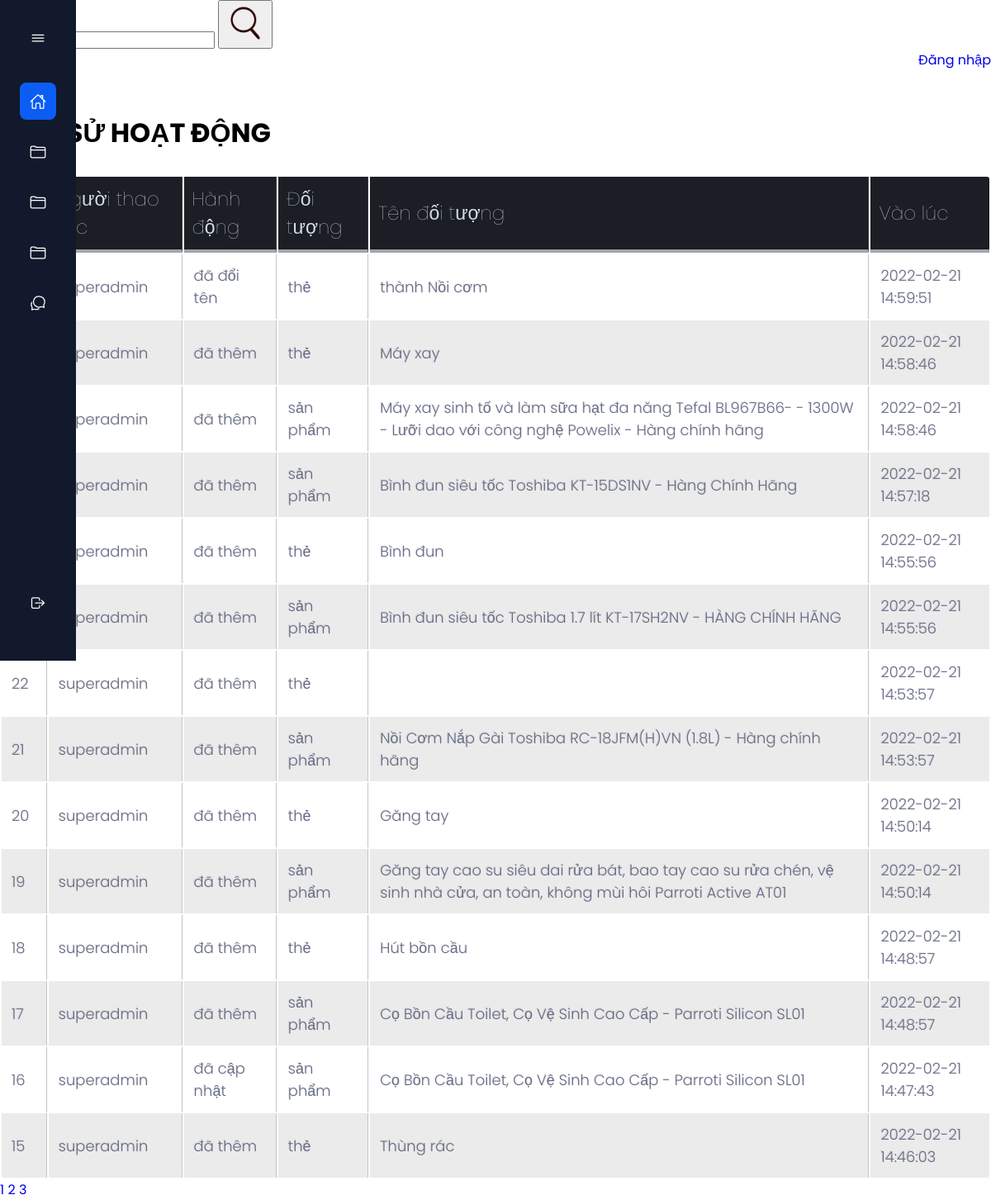
/admin/activity_log/index.php?page=2 (signed in), run on the app's committed database.
### tables this page shows
CREATE TABLE `activities` (
  `id` int NOT NULL,
  `admin_id` int NOT NULL,
  `activity` varchar(50) NOT NULL,
  `object` varchar(50) NOT NULL,
  `object_name` varchar(250) NOT NULL,
  `time` timestamp NOT NULL DEFAULT CURRENT_TIMESTAMP
);

### admin/activity_log/index.php (the view, shortened to what this page needs)
<!DOCTYPE html>
<html>
<head>
	<link rel="stylesheet" href="../index3.css">
	<link rel="stylesheet" href="../style_validate1.css">
	<link rel="stylesheet" type="text/css" href="../style_table.css">
</head>
<?php require '../connect_database.php';
if ( empty($_GET['page']) ) {
	$index_page = 1;
} else {
	$index_page = $_GET['page'];
}
$sql_select_count_activity = "SELECT count(*) FROM activities";
$count_activities = mysqli_fetch_array(mysqli_query($connect_database, $sql_select_count_activity))['count(*)'] ;
$activities_per_page = 14;
$activities_skipped = ( $index_page - 1 ) * $activities_per_page;
$pages = ceil($count_activities / $activities_per_page);
$sql_select_activity = "
	SELECT activities.*, admins.name as 'admin_name'
	FROM activities
	LEFT JOIN admins on admins.id = activities.admin_id
	ORDER BY id DESC
	LIMIT $activities_per_page OFFSET $activities_skipped
";
$query_sql_select_activity = mysqli_query($connect_database, $sql_select_activity);
?>
<body>
<?php require '../menu.php'; ?>
<div class="top">
	<div class = "search">
		<form class = "form_search">
			<input type="search" name="search" value = "<?php echo $content_search ?>">
			<button>
				<img src="../style/style_image/icon_search.png" width="50px">
			</button>
		</form>
	</div>
	<div class = "login">
		<a class = "login" href="https://google.com">Đăng nhập</a>
	</div>
</div>
<div class = "bot">
	<div class = "header">
		<h1 class =  "header" >LỊCH SỬ HOẠT ĐỘNG</h1>
	</div>
	<br>
	<?php require '../validate.php' ?>
	<table class="table">
		<tr>
			<th>Mã</th>
			<th>Người thao tác</th>
			<th>Hành động</th>
			<th>Đối tượng</th>
			<th>Tên đối tượng</th>
			<th>Vào lúc</th>
		</tr>
		<?php foreach ($query_sql_select_activity as $each_activity): ?>
		<tr>
			<td><?php echo $each_activity['id'] ?></td>
			<td><?php echo $each_activity['admin_name'] ?></td>
			<td><?php echo 'đã ' . $each_activity['activity'] ?></td>
			<td><?php echo $each_activity['object'] ?></td>
			<td><?php echo $each_activity['object_name'] ?></td>
			<td><?php echo $each_activity['time'] ?></td>
		</tr>
		<?php endforeach ?>
	</table>
	<?php for ($i=1; $i <= $pages; $i++) {  ?>
		<a href = "?page=<?php echo $i ?>"><?php echo $i ?></a>
	<?php } ?>
</div>
</body>
</html>

### admin/index3.css (style rules this page uses)
body { padding: 0px; margin: 0px; }
.search { display: flex; justify-content: flex-start; }
.login { display: flex; justify-content: flex-end; }
.header { margin-top: 25px; background-color: white; padding: 1px; }

### admin/style_table.css (style rules this page uses)
th { color:#D5DDE5;; background:#1b1e24; border-bottom:4px solid #9ea7af; border-right: 1px solid #343a45; font-size:23px; font-weight: 100; padding:10px; text-align:left; text-shadow: 0 1px 1px rgba(0, 0, 0, 0.1); vertical-align:middle; }
th:first-child { border-top-left-radius:3px; }
th:last-child { border-top-right-radius:3px; border-right:none; }
tr { border-top: 1px solid #C1C3D1; border-bottom-: 1px solid #C1C3D1; color:#666B85; font-size:16px; font-weight:normal; text-shadow: 0 1px 1px rgba(256, 256, 256, 0.1); }
tr:first-child { border-top:none; }
tr:last-child { border-bottom:none; }
tr:nth-child(odd) td { background:#EBEBEB; }
tr:last-child td:first-child { border-bottom-left-radius:3px; }
tr:last-child td:last-child { border-bottom-right-radius:3px; }
td { background:#FFFFFF; padding:12px; text-align:left; vertical-align:middle; font-weight:300; font-size:18px; text-shadow: -1px -1px 1px rgba(0, 0, 0, 0.1); border-right: 1px solid #C1C3D1; }
td:last-child { border-right: 0px; }

### admin/style_menu.css (style rules this page uses)
:root { --nav-width: 92px; --first-color: #0C5DF4; --bg-color: #12192C; --sub-color: #B6CEFC; --white-color: #FFF; --body-font: 'Poppins', sans-serif; --normal-font-size: 1rem; --small-font-size: .875rem; --z-fixed: 100; }
*,::before,::after { box-sizing: border-box; }
body { position: relative; margin: 0; padding: 2rem 0 0 6.75rem; font-family: var(--body-font); font-size: var(--normal-font-size); transition: .5s; }
h1 { margin: 0; }
a { text-decoration: none; }

### admin/index1.css (style rules this page uses)
body { padding: 0px; margin: 0px; }
.search { display: flex; justify-content: flex-start; }
.login { display: flex; justify-content: flex-end; }
.header { margin-top: 25px; background-color: white; padding: 1px; }

### data on the page
activities: admin.name "superadmin", activity "đổi tên", object "thẻ", object_name "thành Nồi cơm", time "2022-02-21 14:59:51"
activities: admin.name "superadmin", activity "thêm", object "thẻ", object_name "Máy xay", time "2022-02-21 14:58:46"
activities: admin.name "superadmin", activity "thêm", object "sản phẩm", object_name "Máy xay sinh tố và làm sữa hạt đa năng Tefal BL967B66- - 1300W - Lưỡi dao với công nghệ Powelix - Hàng chính hãng", time "2022-02-21 14:58:46"
activities: admin.name "superadmin", activity "thêm", object "sản phẩm", object_name "Bình đun siêu tốc Toshiba KT-15DS1NV - Hàng Chính Hãng", time "2022-02-21 14:57:18"
activities: admin.name "superadmin", activity "thêm", object "thẻ", object_name "Bình đun", time "2022-02-21 14:55:56"
activities: admin.name "superadmin", activity "thêm", object "sản phẩm", object_name "Bình đun siêu tốc Toshiba 1.7 lít KT-17SH2NV - HÀNG CHÍNH HÃNG", time "2022-02-21 14:55:56"
activities: id "22", admin.name "superadmin", activity "thêm", object "thẻ", time "2022-02-21 14:53:57"
activities: id "21", admin.name "superadmin", activity "thêm", object "sản phẩm", object_name "Nồi Cơm Nắp Gài Toshiba RC-18JFM(H)VN (1.8L) - Hàng chính hãng", time "2022-02-21 14:53:57"
activities: id "20", admin.name "superadmin", activity "thêm", object "thẻ", object_name "Găng tay", time "2022-02-21 14:50:14"
activities: id "19", admin.name "superadmin", activity "thêm", object "sản phẩm", object_name "Găng tay cao su siêu dai rửa bát, bao tay cao su rửa chén, vệ sinh nhà cửa, an toàn, không mùi hôi Parroti Active AT01", time "2022-02-21 14:50:14"
activities: id "18", admin.name "superadmin", activity "thêm", object "thẻ", object_name "Hút bồn cầu", time "2022-02-21 14:48:57"
activities: id "17", admin.name "superadmin", activity "thêm", object "sản phẩm", object_name "Cọ Bồn Cầu Toilet, Cọ Vệ Sinh Cao Cấp - Parroti Silicon SL01", time "2022-02-21 14:48:57"
activities: id "16", admin.name "superadmin", activity "cập nhật", object "sản phẩm", object_name "Cọ Bồn Cầu Toilet, Cọ Vệ Sinh Cao Cấp - Parroti Silicon SL01", time "2022-02-21 14:47:43"
activities: id "15", admin.name "superadmin", activity "thêm", object "thẻ", object_name "Thùng rác", time "2022-02-21 14:46:03"
